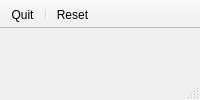
<?xml version="1.0" encoding="UTF-8"?>
<ui version="4.0">
 <class>MainWindow</class>
 <widget class="QMainWindow" name="MainWindow">
  <property name="windowTitle">
   <string notr="true">PMSExp</string>
  </property>
  <property name="windowIcon">
   <iconset theme="com.github.PMSExp"/>
  </property>
  <widget class="gui::widgets::ProgressButtonSelecterWidget" name="m_central_widget"/>
  <widget class="QStatusBar" name="m_status_bar"/>
  <widget class="QToolBar" name="m_tool_bar">
   <property name="movable">
    <bool>false</bool>
   </property>
   <property name="iconSize">
    <size>
     <width>32</width>
     <height>32</height>
    </size>
   </property>
   <attribute name="toolBarArea">
    <enum>TopToolBarArea</enum>
   </attribute>
   <attribute name="toolBarBreak">
    <bool>false</bool>
   </attribute>
   <addaction name="m_action_quit"/>
   <addaction name="separator"/>
   <addaction name="m_action_reset"/>
  </widget>
  <action name="m_action_quit">
   <property name="icon">
    <iconset theme="application-exit"/>
   </property>
   <property name="text">
    <string>Quit</string>
   </property>
   <property name="toolTip">
    <string>Quit the application.</string>
   </property>
   <property name="shortcut">
    <string>Ctrl+Q</string>
   </property>
  </action>
  <action name="m_action_reset">
   <property name="icon">
    <iconset theme="view-refresh"/>
   </property>
   <property name="text">
    <string>Reset</string>
   </property>
   <property name="toolTip">
    <string>Reset loaded files.</string>
   </property>
  </action>
 </widget>
 <customwidgets>
  <customwidget>
   <class>gui::widgets::ProgressButtonSelecterWidget</class>
   <extends>QWidget</extends>
   <header>gui/widgets/ProgressButtonSelecterWidget.hpp</header>
   <container>1</container>
  </customwidget>
 </customwidgets>
 <resources/>
 <connections>
  <connection>
   <sender>m_action_quit</sender>
   <signal>triggered()</signal>
   <receiver>MainWindow</receiver>
   <slot>close()</slot>
   <hints>
    <hint type="sourcelabel">
     <x>-1</x>
     <y>-1</y>
    </hint>
    <hint type="destinationlabel">
     <x>262</x>
     <y>223</y>
    </hint>
   </hints>
  </connection>
 </connections>
</ui>
